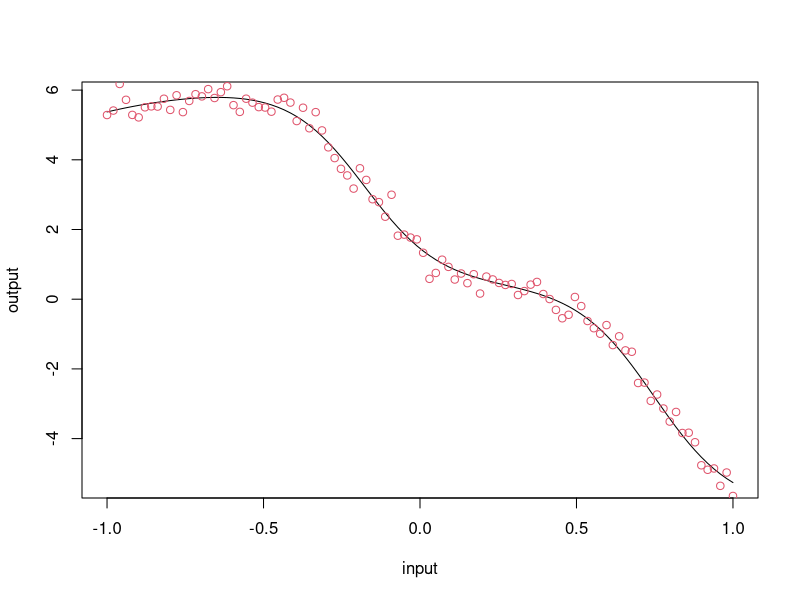
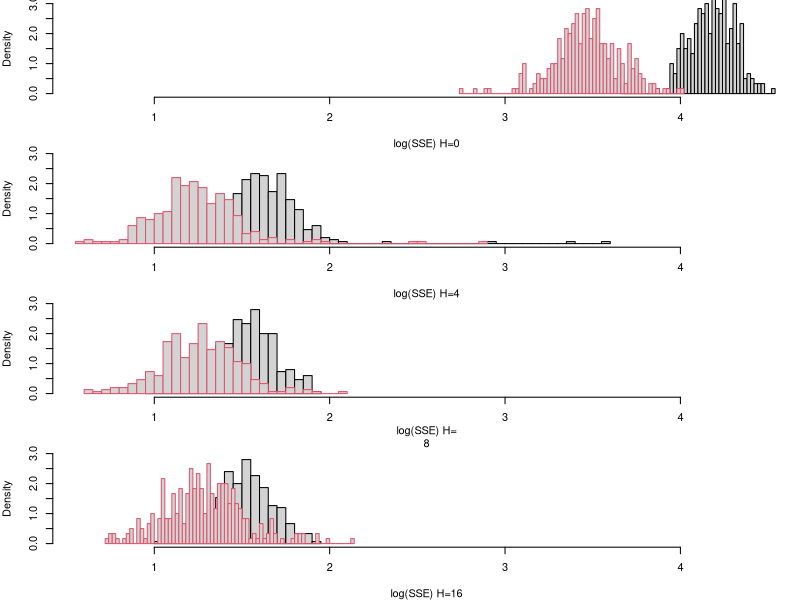
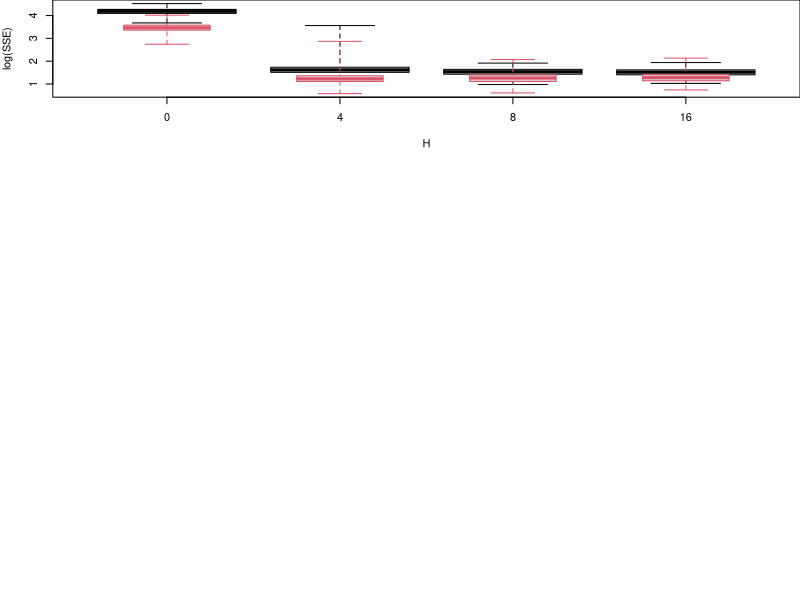

These charts were generated, in order, by the following R code:
# Install the R package called nnet. Then,
library(nnet)
#Simply run the following block, which makes the object "data." The 1st (2nd) column is x (y).
#You don't need to understand what this block does.
 n = 100
 n.hd = 4 # This assures that the true H is 4.
 n.in = n.out =1
 input = seq(-1,1,length=n)
 target = rep(1,n) # Not used, but necessary for nnet()
 n.wts = (n.in+1)*n.hd + (n.hd+1)*n.out
 set.seed(1)
 nn.1 = nnet(input, target, size = n.hd, rang=10, maxit = 0, linout=T)
 output = predict(nn.1)
 y = output + rnorm(n, 0, 0.3)
 data = data.frame(input,y)
 plot(input, output, type="l")
 lines(input, y , type="p",col=2)
# Now, do go through the rest of this code and understand what it does. The idea behind it is
#explained in the "bootstrap" part of the lecture.
 set.seed(1)
 ntrial = 300 # number of (re) samples that will be taken.
 SSE_vld0 = SSE_vld4 = SSE_vld8 = SSE_vld16 = numeric(ntrial)
 SSE_trn0 = SSE_trn4 = SSE_trn8 = SSE_trn16 = numeric(ntrial)
 for( trial in 1:ntrial){
 trn = sample(1:n, 90, rep=T) # Take a (re) sample of size 90.
 nn = nnet( data[trn,1], data[trn,2], skip=T, linout=T, size = 0) # The only argument you need
#to know about is "size" which is what I called H in the lecture, i.e., the number of hidden
#nodes.
 SSE_trn0[trial] = nn$value # This returns/selects SSE.
 pred_nn = predict(nn, newdata=data.frame(data[-trn,1])) # -trn means everything other than trn .
 SSE_vld0[trial] = sum(( pred_nn - data[-trn,2] )^2 )
 nn = nnet( data[trn,1], data[trn,2], linout=T, size = 4) # Repeat for H = 4
 SSE_trn4[trial] = nn$value
 pred_nn = predict(nn, newdata=data.frame(data[-trn,1]))
 SSE_vld4[trial] = sum(( pred_nn - data[-trn,2] )^2 )
 nn = nnet( data[trn,1], data[trn,2], linout=T, size = 8) # H = 8
 SSE_trn8[trial] = nn$value
 pred_nn = predict(nn, newdata=data.frame(data[-trn,1]))
 SSE_vld8[trial] = sum(( pred_nn - data[-trn,2] )^2 )
 nn = nnet( data[trn,1], data[trn,2], linout=T, size = 16) # H = 16
 SSE_trn16[trial] = nn$value
 pred_nn = predict(nn, newdata=data.frame(data[-trn,1]))
 SSE_vld16[trial] = sum(( pred_nn - data[-trn,2] )^2 )
 } # end of loop over trial.
# Here is one of the figs shown in the lecture note. It's more convenient to work with the
#log of SSE; otherwise, the hists are all highly skewed. You can try without log, and see
#for yourself.
lim = log(range(SSE_trn0, SSE_trn4, SSE_trn8, SSE_trn16, SSE_vld0, SSE_vld4, SSE_vld8,
                SSE_vld16))
par(mfrow=c(4,1), mar=c(4,4,0,0))
hist(log(SSE_trn0), breaks=40, xlim=lim, ylim=c(0,3), main="", xlab="log(SSE) H=0",
     freq=F)
hist(log(SSE_vld0), breaks=50, add=T, border = 2, freq=F)
hist(log(SSE_trn4), breaks=50, xlim=lim, ylim=c(0,3), main="", xlab="log(SSE) H=4",
     freq=F)
hist(log(SSE_vld4), breaks=50, add=T, border = 2, freq=F)
hist(log(SSE_trn8), breaks=30, xlim=lim, ylim=c(0,3), main="", xlab="log(SSE) H=
8",freq=F)
hist(log(SSE_vld8), breaks=50, add=T, border = 2, freq=F)
hist(log(SSE_trn16), breaks=30, xlim=lim, ylim=c(0,3), main="", xlab="log(SSE) H=16",
     freq=F)
hist(log(SSE_vld16), breaks=50, add=T, border = 2, freq=F)
# Here is a comparative boxplot, summarizing the above histograms:
boxplot(log(SSE_trn0), log(SSE_trn4), log(SSE_trn8), log(SSE_trn16), range = 0, axes=F,
        ylab="log(SSE)", xlab="H", ylim=lim)
boxplot(log(SSE_vld0), log(SSE_vld4), log(SSE_vld8), log(SSE_vld16), range = 0, axes=F,
        add=T, border=2, boxwex=0.5)
axis(1,labels=c(0,4,8,16),at=c(1:4),cex.axis=1)
axis(2, labels=T) ; box()
# a) Based on the boxplots, one cannot tell if SE_vld4, SSE_vld8, and SSE_vld16 have truly
#different means. To test that more objectively, perform an appropriate test, report the pvalue, and state your conclusion, at alpha = 0.05.
# b) Perform the appropriate test if we want to see whether SSE_vld4 is less than
#SSE_vld8. Report the p-value, and state your conclusion, at alphs = 0.05 .
# It is commonly believed that neural nets are "better" than regression. Let's prove that
#wrong. To that end,
# c) Revise the code above to ALSO compute SSE_trn_lm and SSE_vld_lm, corresponding to a 9
#^th order polynomial regression model. Hint: Here is how to do one instance of
#regression:
  x = data[trn,1]
y = data[trn,2]
lm.1 = lm( y ~ x + I(x^2) + I(x^3) + I(x^4) + I(x^5) + I(x^6) + I(x^7) + I(x^8) + I(x^
                                                                                      9))
summary.aov(lm.1)[[1]][10,2]
new.data = data.frame(data[-trn,1])
colnames(new.data) = c("x")
pred_lm = predict(lm.1, newdata=new.data)
sum(( pred_lm - data[-trn,2] )^2 )
# d) Finally, make a comparative boxplot, like the one above, that includes SSE_trn_lm and
#SSE_vld_lm. Do not worry about the x-axis labels.